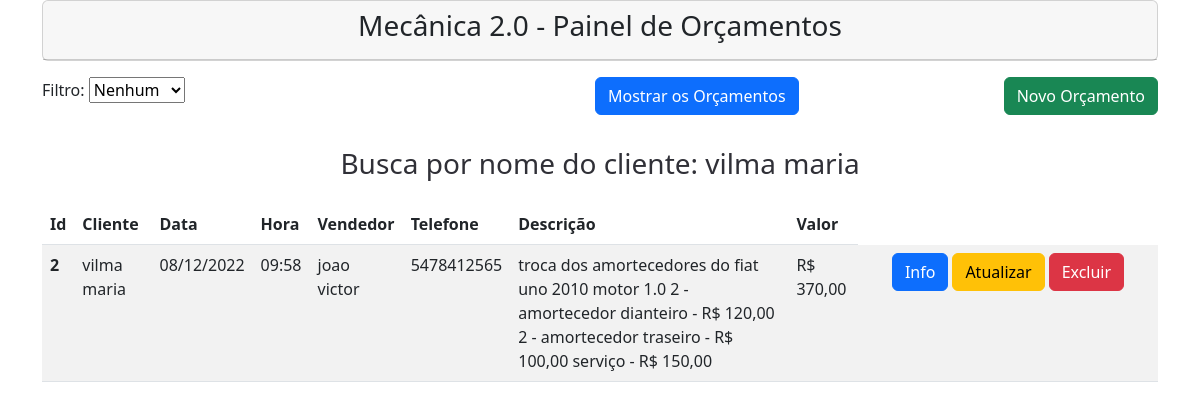
Screenshot of /index.php?Cliente=vilma maria with the database file from the repository.
### tables this page shows
CREATE TABLE `orcamento` (
  `id` int(11) UNSIGNED NOT NULL,
  `nomeCliente` varchar(50) NOT NULL,
  `dataCadastro` varchar(30) NOT NULL,
  `horaCadastro` varchar(30) NOT NULL,
  `nomeVendedor` varchar(50) NOT NULL,
  `telefone` varchar(35) NOT NULL,
  `descricao` varchar(500) NOT NULL,
  `precoOrcamento` varchar(10) NOT NULL
);

### index.php (the view, shortened to what this page needs)
<?php
require "header.php";
?>
<section class="container">
    <div clas="span10 offset1">
        <div class="card">
            <div class="card-header center">
                <h3 class="well" style="text-align:center;">Mecânica 2.0 - Painel de Orçamentos</h3>
            </div>
        </div>
        <div class="card-body">
            <div class="d-flex justify-content-between py-md-3">
                <label for="tipos_filtro" id="label_tipos_Filtro">Filtro:
                    <select name="tipos_filtro" id="tipos_Filtro" onchange='trocaFiltro()'>
                        <option value="Nenhum">Nenhum</option>
                    </select>
                </label>
                <div id="div-btn-show">
                    <a href="index.php" class="btn btn-primary float-right">Mostrar os Orçamentos</a>
                </div>
                <div class="div-btn-add">
                    <a href="create.php" class="btn btn-success float-right">Novo Orçamento</a>
                </div>
            </div>
            <table class="table table-striped">
                <thead>
                    <tr>
                        <th scope="col">Id</th>
                        <th scope="col">Cliente</th>
                        <th scope="col">Data</th>
                        <th scope="col">Hora</th>
                        <th scope="col">Vendedor</th>
                        <th scope="col">Telefone</th>
                        <th scope="col">Descrição</th>
                        <th scope="col">Valor</th>
                    </tr>
                </thead>
                <tbody>
                    <?php
                    $pdo = DataBase::conectar();
                    if ($_SERVER["REQUEST_METHOD"] == "GET") {
                        if (!empty($_GET)) {
                            if (!empty($_GET['Cliente'])){
                                $nome = $_GET['Cliente'];
                                echo "<h3 style='text-align:center; color:#303037' class='py-md-3' >Busca por nome do cliente: ". $nome."</h3>";
                                $sql = "SELECT * FROM orcamento WHERE nomeCliente='".$nome."' ORDER BY id DESC";
                                foreach($pdo->query($sql)as $row){
                                    imprimirTabela($row);
                                }
                            }else if(!empty($_GET['Vendedor'])){
                                $nome = $_GET['Vendedor'];
                                $sql = "SELECT * FROM orcamento WHERE nomeVendedor='".$nome."' ORDER BY id DESC";
                                echo "<h3 style='text-align:center; color:#303037' class='py-md-3' >Busca por nome do vendedor: ". $nome."</h3>";
                                foreach($pdo->query($sql)as $row){
                                    imprimirTabela($row);
                                }
                            }else if(!empty($_GET['DataInicial']) && !empty($_GET['DataFinal'])){
                                $dataInicial = $_GET['DataInicial'];
                                $dataFinal = $_GET['DataFinal'];
                                echo "<h3 style='text-align:center; color:#303037' class='py-md-3' >Busca por período: ". implode('/', array_reverse(explode('-', $dataInicial)))." até ".implode('/', array_reverse(explode('-', $dataFinal)))."</h3>";
                                $dataInicialNumero = number_format(str_replace("-", "", $dataInicial));
                                $dataFinalNumero = number_format(str_replace("-", "", $dataFinal));
                                $sql = 'SELECT * FROM orcamento ORDER BY id DESC';
                                foreach($pdo->query($sql)as $row){
                                    $dataCadastradaNumero = number_format(str_replace("-", "", $row['dataCadastro']));
                                    if($dataCadastradaNumero>=$dataInicialNumero && $dataCadastradaNumero<=$dataFinalNumero){
                                        imprimirTabela($row);
                                    }
                                }
                            }
                        }else{
                            $sql = 'SELECT * FROM orcamento ORDER BY id DESC';
                            foreach($pdo->query($sql)as $row){
                                imprimirTabela($row);
                            }
                        }
                    }
                    function imprimirTabela($row){
                        echo '<tr>';
                        echo '<th scope="row">'. $row['id'] . '</th>';
                        echo '<td>'. $row['nomeCliente'] . '</td>';
                        echo '<td>'. implode('/', array_reverse(explode('-', $row['dataCadastro']))). '</td>';
                        echo '<td>'. $row['horaCadastro'] . '</td>';
                        echo '<td>'. $row['nomeVendedor'] . '</td>';
                        echo '<td>'. $row['telefone'] . '</td>';
                        echo '<td>'. $row['descricao'] . '</td>';
                        echo '<td>R$ '.str_replace(".", ",",$row['precoOrcamento']).'</td>';
                        echo '<td width=300 align="center"> ';
                        echo '<a class="btn btn-primary" href="read.php?id='.$row['id'].'">Info</a>';
                        echo '<a class="btn btn-warning mx-md-1" href="update.php?id='.$row['id'].'">Atualizar</a>';
                        echo '<a class="btn btn-danger" href="delete.php?id='.$row['id'].'">Excluir</a>';
                        echo '</td>';
                        echo '</tr>';
                    }
                    ?>
                </tbody>
            </table>
        </div>
    </div>
</section>
<?php
require('footer.php');
?>

### rows the page displays
orcamento: id "2", nomeCliente "vilma maria", dataCadastro "08/12/2022", horaCadastro "09:58", nomeVendedor "joao victor", telefone "5478412565", descricao "troca dos amortecedores do fiat uno 2010 motor 1.0 2 - amortecedor dianteiro - R$ 120,00 2 - amortecedor traseiro - R$ 100,00 serviço - R$ 150,00", precoOrcamento "370,00"

### other values shown
$nome "vilma maria"
